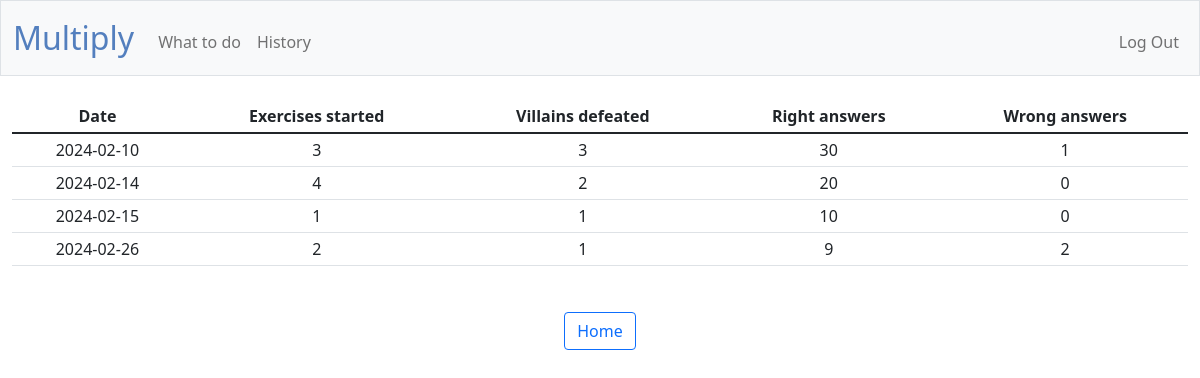
Screenshot of /history (signed in) with the database file from the repository.
### tables this page shows
CREATE TABLE history (id INTEGER PRIMARY KEY AUTOINCREMENT, users_id INTEGER NOT NULL, wdate DATE NOT NULL, exercise_number INTEGER NOT NULL DEFAULT 0, number_correct INTEGER NOT NULL DEFAULT 0, number_incorrect INTEGER NOT NULL DEFAULT 0, villains_defeated INTEGER NOT NULL DEFAULT 0, FOREIGN KEY (users_id) REFERENCES users(id));

### app.py (the view)
@app.route("/history")
@login_required
def history():
    history = db.execute("SELECT * FROM history WHERE users_id = ?", session["user_id"])
    return render_template("history.html", history=history)

### app.py (called while the page is built)
@app.after_request
def after_request(response):
    response.headers["Cache-Control"] = "no-cache, no-store, must-revalidate"
    response.headers["Expires"] = 0
    response.headers["Pragma"] = "no-cache"
    return response

### helpers.py (called while the page is built)
def login_required(f):
    @wraps(f)
    def decorated_function(*args, **kwargs):
        if session.get("user_id") is None:
            return redirect("/login")
        return f(*args, **kwargs)
    return decorated_function

### templates/history.html (shortened to what this page needs)
{% extends "layout.html" %}
{% block main %}
    <table class="table table-sm table-hover">
        <thead>
            <tr>
                <th>Date</th>
                <th>Exercises started</th>
                <th>Villains defeated</th>
                <th>Right answers</th>
                <th>Wrong answers</th>
            </tr>
        </thead>
        <tbody>
            {% for history in history %}
                <tr>
                    <td>{{ history.wdate }}</td>
                    <td>{{ history.exercise_number }}</td>
                    <td>{{history.villains_defeated}}</td>
                    <td>{{ history.number_correct }}</td>
                    <td>{{ history.number_incorrect }}</td>
                </tr>
            {% endfor %}
        </tbody>
    </table>
    <a href="/" class="btn btn-outline-primary button_spacing">Home</a>
{% endblock %}

### templates/layout.html (shortened to what this page needs)
<!DOCTYPE html>
<html lang="en">
    <head>
        <link href="https://cdn.jsdelivr.net/npm/bootstrap@5.1.3/dist/css/bootstrap.min.css" rel="stylesheet">
        <link href="/static/styles.css" rel="stylesheet">
    </head>
    <body>
        <nav class="bg-light border navbar navbar-expand-md navbar-light">
            <div class="container-fluid">
                <a class="navbar-brand" href="/"><span class="blue">Multiply</span></a>
                <div class="collapse navbar-collapse" id="navbar">
                    {% if session["user_id"] %}
                        <ul class="navbar-nav me-auto mt-2">
                            <li class="nav-item"><a class="nav-link" href="/what_to_do">What to do</a></li>
                            <li class="nav-item"><a class="nav-link" href="/history">History</a></li>
                        </ul>
                        <ul class="navbar-nav ms-auto mt-2">
                            <li class="nav-item"><a class="nav-link" href="/logout">Log Out</a></li>
                        </ul>
                    {% else %}
                        <ul class="navbar-nav ms-auto mt-2">
                            <li class="nav-item"><a class="nav-link" href="/register">Register</a></li>
                            <li class="nav-item"><a class="nav-link" href="/login">Log In</a></li>
                        </ul>
                    {% endif %}
                </div>
            </div>
        </nav>
        <main class="container-fluid py-4 text-center">
            {% block main %}{% endblock %}
        </main>
    </body>
</html>

### static/styles.css (style rules this page uses)
nav .navbar-brand { font-size: xx-large; }
nav .navbar-brand .blue { color: #537fbe; }
.button_spacing { margin: 30px; }

### rows the page displays
history: wdate "2024-02-10", exercise_number "3", villains_defeated "3", number_correct "30", number_incorrect "1"
history: wdate "2024-02-14", exercise_number "4", villains_defeated "2", number_correct "20", number_incorrect "0"
history: wdate "2024-02-15", exercise_number "1", villains_defeated "1", number_correct "10", number_incorrect "0"
history: wdate "2024-02-26", exercise_number "2", villains_defeated "1", number_correct "9", number_incorrect "2"
